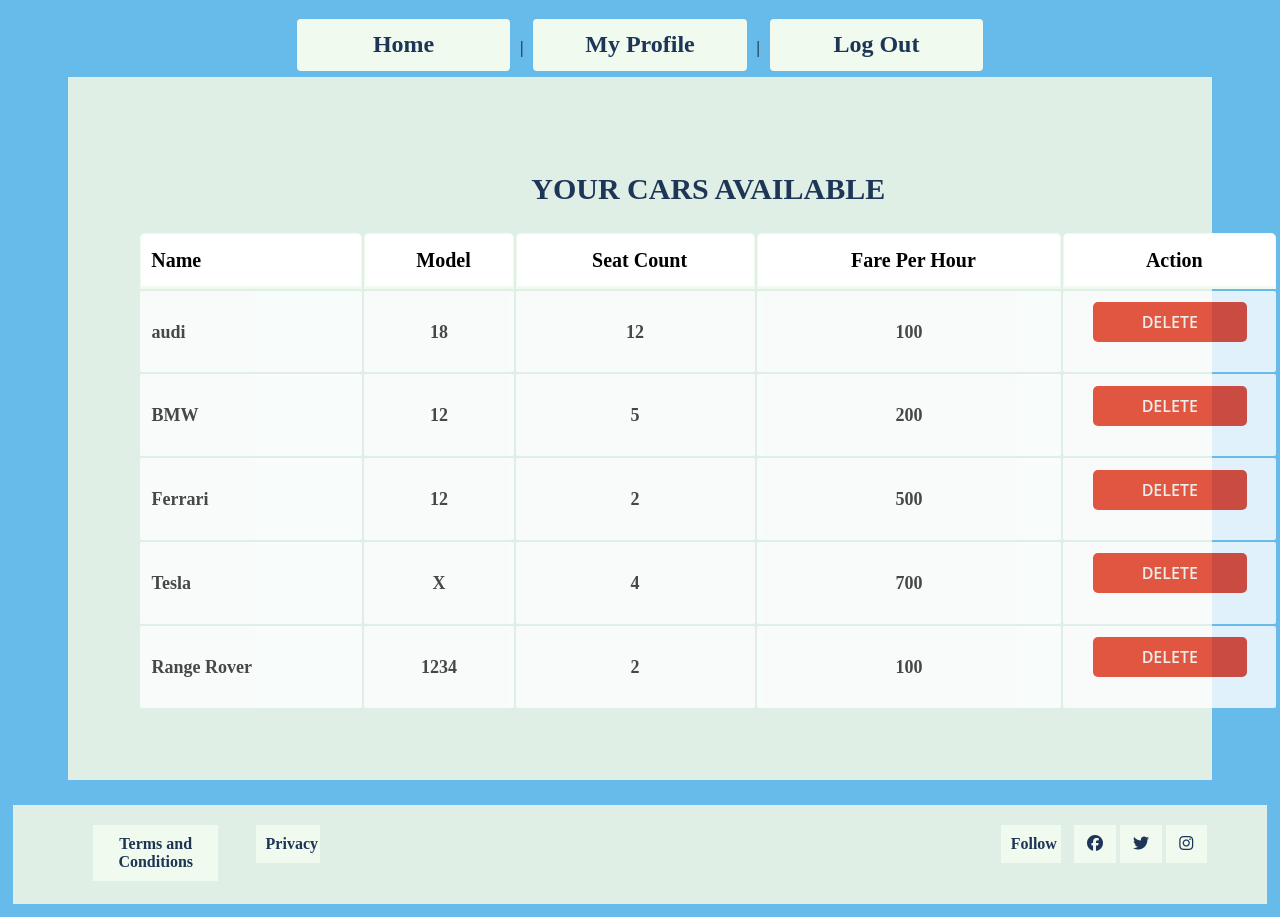
The app's page /View/AllCars.php (signed in), older data.
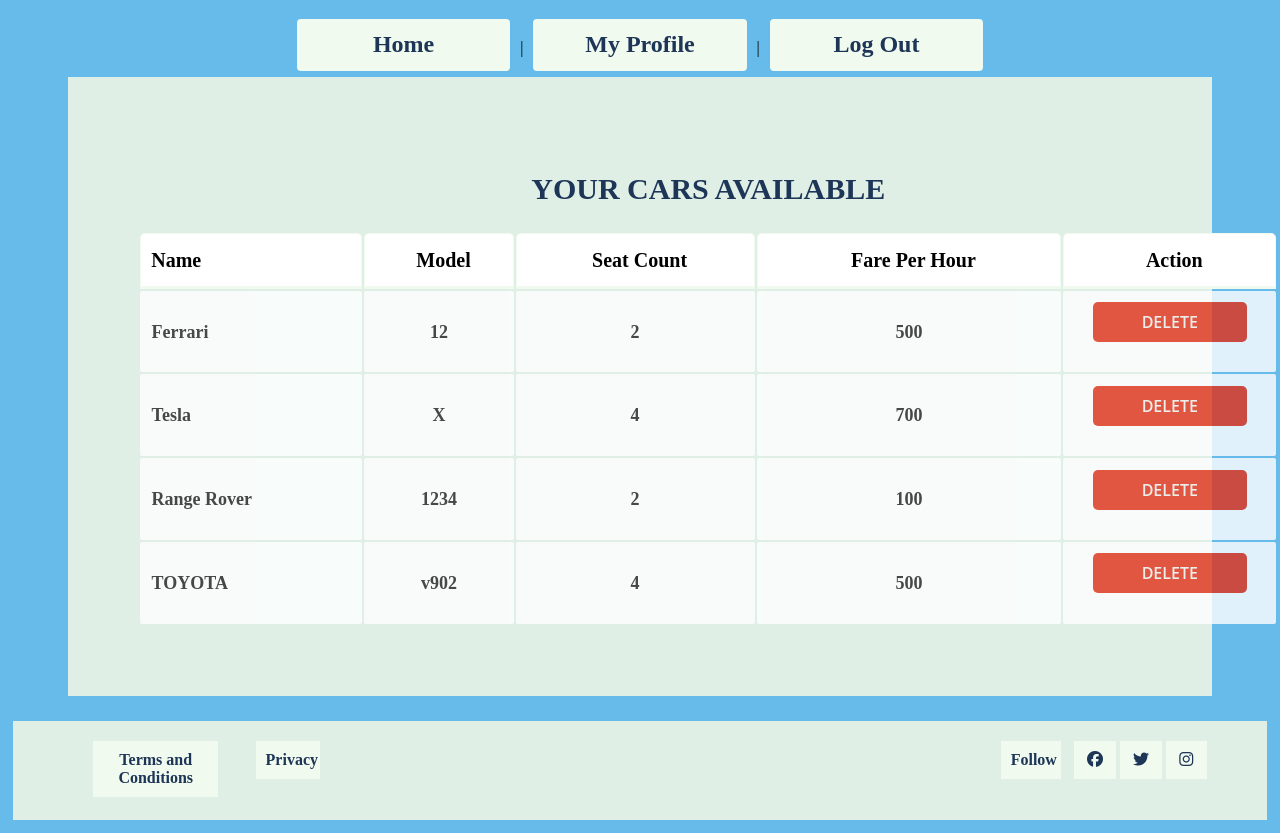
The same page, newer data.
### tables this page shows
CREATE TABLE `car` (
  `car_id` int(20) NOT NULL,
  `carname` text NOT NULL,
  `carmodel` text NOT NULL,
  `sitcount` int(10) NOT NULL,
  `carphoto` longblob NOT NULL,
  `availability` varchar(255) NOT NULL,
  `fareperh` int(20) NOT NULL
);

### View/AllCars.php (the view, shortened to what this page needs)
<!DOCTYPE html>
<html lang="en">
<head>
    <link rel="stylesheet" href="../css/mycss.css">
</head>
<body>
    <nav>
        <a href="AdminHome.php">Home</a> |
        <a href="AdminProfile.php">My Profile</a> |
        <a href="logout.php">Log Out</a>
    </nav>
    <section class="pad-70 right">
        <div class="container">
            <h1>
                Your Cars Available
            </h1>
            <?php
            include('../model/db.php');
            $connection = new db();
            $conobj = $connection->OpenCon();
            $userQuery = $connection->Show($conobj, "car");
            if ($userQuery->num_rows > 0) {
                echo "<table><tr><th>Name</th><th>Model</th><th>Seat Count</th><th>Fare Per Hour</th><th>Action</th></tr>";
                while ($row = $userQuery->fetch_assoc()) {
                    echo "<tr><td>" . $row["carname"] . "</td><td>" . $row["carmodel"] . "</td><td>" . $row["sitcount"] . "</td><td>" . $row["fareperh"] . "</td><td>"  .
                        '<a class="btn btn-sm btn-danger" href="DeleteCar.php?car_id=' . $row["car_id"] . '">Delete</a>' . "</td></tr>";
                }
                echo "</table>";
            } else {
                echo "0 results";
            }
            ?>
        </div>
    </section>
    <footer>
        <div class="container footer-wrap">
            <div class="footer-left">
                <ul class="footer-menu">
                    <li><a href="">Terms and Conditions</a></li>
                    <li><a href="">Privacy</a></li>
                </ul>
            </div>
            <div class="footer-right">
                <ul class="footer-menu">
                    <li><a href="">Follow</a></li>
                    <li><a href=""><i class="fab fa-facebook"></i></a></li>
                    <li><a href=""><i class="fab fa-twitter"></i></a></li>
                    <li><a href=""><i class="fab fa-instagram"></i></a></li>
                </ul>
            </div>
        </div>
    </footer>
</body>
</html>
</body>
</html>

### model/db.php (shortened to what this page needs)
<!DOCTYPE html>
<html lang="en">
<head>
</head>
<body>
    <?php
    class db
    {
        function Show($conn, $table)
        {
            $result = $conn->query("SELECT * FROM $table ");
            return $result;
        }
    }
    ?>
</body>
</html>

### css/mycss.css (style rules this page uses)
body { margin: 1%; background-color: #39a7e6c4; text-align: center; }
h1 { text-align: center; color:#1d3557; font-size: 150%; text-align: center; text-transform: uppercase; font-family: "Times New Roman", Times, serif; }
nav { text-align: center; }
nav a { display: inline-block; text-decoration: none; font-size: 150%; background-color: #f1faee; color: #1d3557; width: 15%; padding: 1%; border-radius: 4px; margin: 6px; }
section { margin: 0 auto; }
table { width: 100%; font-size: 100%; font-weight: bold; line-height: 100%; font-family: "Times New Roman", Times, serif; text-align: center; }
tr th { border: 1px solid #f1faee; border-bottom: 3px solid #f1faee; border-radius: 5px 5px 0 0; background: #ffffff; height: 50px; padding-left: 10px; background-color: #ffffff; }
tr td { opacity: 0.8; padding: 1%; background-color: #ffffff; color: #1f1f1f; -webkit-border-radius: 2px; -moz-border-radius: 2px; border-radius: 2px; font-size: 90%; }
tr td:first-child, table tr th:first-child { text-align: left; }
table a { width: 60%; font-size: medium; font-weight: bold; text-decoration: none; background-color: #f1faee; color: #39a7e6; }
a { display: block; background-color: #f1faee; color: #1d3557; text-align: center; padding: 10px 10px; text-decoration: none; margin: auto; margin-bottom: 2%; width: 17%; font-family: "Times New Roman", Times, serif; font-size: 15px; font-weight: 600; }
.container { width: 1140px; margin: 0 auto; }
.pad-70 { padding: 70px; }
.right { width: 80%; display: inline-block; font-size: 125%; background:#dfefe6; margin-bottom: 2%; text-align: left; font-family: "Times New Roman", Times, serif; }
.btn { padding: 10px 20px; border: none; display: inline-block; font-family: "Open Sans", sans-serif; border-radius: 5px; }
.btn-danger { background-color: #e23018; color: #f1eeee; text-transform: uppercase; font-size: 16px; font-weight: 600; transition: .5s; margin-bottom: 10%; }
footer { background-color: #dfefe6; padding: 20px 0; }
.footer-menu { list-style-type: none; margin: 0; padding: 0; overflow: auto; }
.footer-menu li { float: left; margin-right: 10px; }
.footer-menu li a { width: 61%; font-size: medium; font-weight: bold; text-decoration: none; }
.footer-left { float: left; }
.footer-right { float: right; }
.footer-wrap { overflow: auto; }

Row changes from the older to the newer data that the page shows:
removed car: carname "audi", carmodel "18", sitcount "12", fareperh "100"
removed car: carname "BMW", carmodel "12", sitcount "5", fareperh "200"
added car: carname "TOYOTA", carmodel "v902", sitcount "4", fareperh "500"
